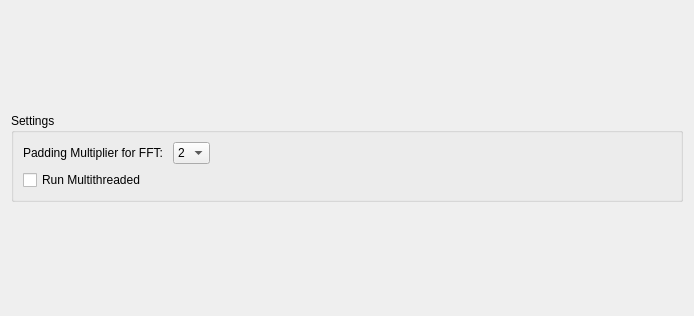
              <widget class="QWidget" name="page_StripeReduction">
               <property name="geometry">
                <rect>
                 <x>0</x>
                 <y>0</y>
                 <width>694</width>
                 <height>316</height>
                </rect>
               </property>
               <attribute name="label">
                <string>Sinogram / Stripe Reduction  </string>
               </attribute>
               <layout class="QVBoxLayout" name="verticalLayout_17">
                <item>
                 <widget class="QGroupBox" name="groupBox_StripeSettings">
                  <property name="sizePolicy">
                   <sizepolicy hsizetype="Preferred" vsizetype="Fixed">
                    <horstretch>0</horstretch>
                    <verstretch>0</verstretch>
                   </sizepolicy>
                  </property>
                  <property name="title">
                   <string>Settings</string>
                  </property>
                  <layout class="QVBoxLayout" name="verticalLayout_16">
                   <item>
                    <layout class="QHBoxLayout" name="horizontalLayout_PadMultFFt">
                     <item>
                      <widget class="QLabel" name="label_PadMultFFT">
                       <property name="text">
                        <string>Padding Multiplier for FFT: </string>
                       </property>
                      </widget>
                     </item>
                     <item>
                      <widget class="QComboBox" name="comboBox_PadMultFFT">
                       <property name="currentIndex">
                        <number>1</number>
                       </property>
                       <item>
                        <property name="text">
                         <string>1</string>
                        </property>
                       </item>
                       <item>
                        <property name="text">
                         <string>2</string>
                        </property>
                       </item>
                       <item>
                        <property name="text">
                         <string>4</string>
                        </property>
                       </item>
                       <item>
                        <property name="text">
                         <string>8</string>
                        </property>
                       </item>
                      </widget>
                     </item>
                     <item>
                      <spacer name="horizontalSpacer_17">
                       <property name="orientation">
                        <enum>Qt::Horizontal</enum>
                       </property>
                       <property name="sizeHint" stdset="0">
                        <size>
                         <width>40</width>
                         <height>20</height>
                        </size>
                       </property>
                      </spacer>
                     </item>
                    </layout>
                   </item>
                   <item>
                    <widget class="QCheckBox" name="checkBox_FFTRunMultiThread">
                     <property name="text">
                      <string>Run Multithreaded</string>
                     </property>
                     <property name="checked">
                      <bool>false</bool>
                     </property>
                    </widget>
                   </item>
                  </layout>
                 </widget>
                </item>
               </layout>
              </widget>
